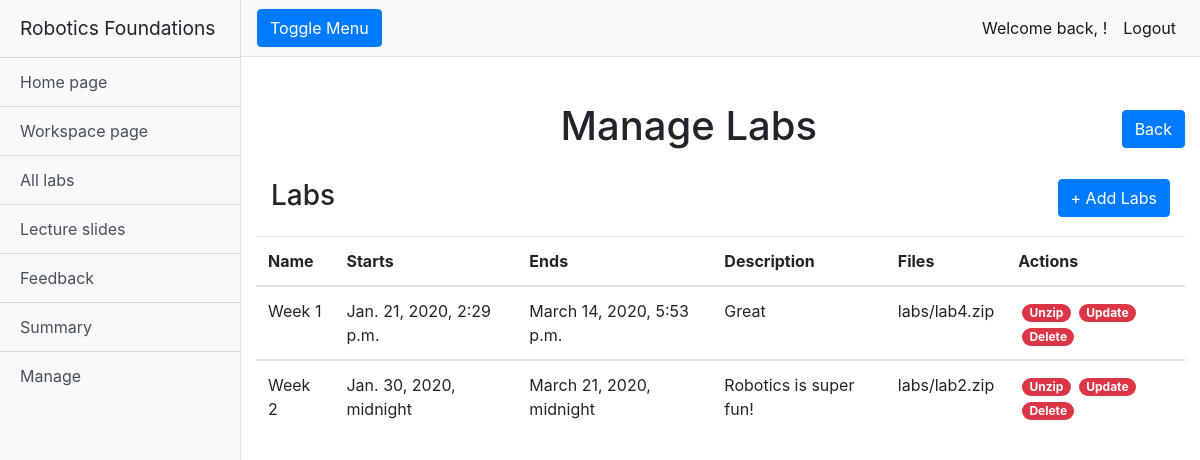
Before: /rfwa/manage_labs/ (signed in) with the older database file.
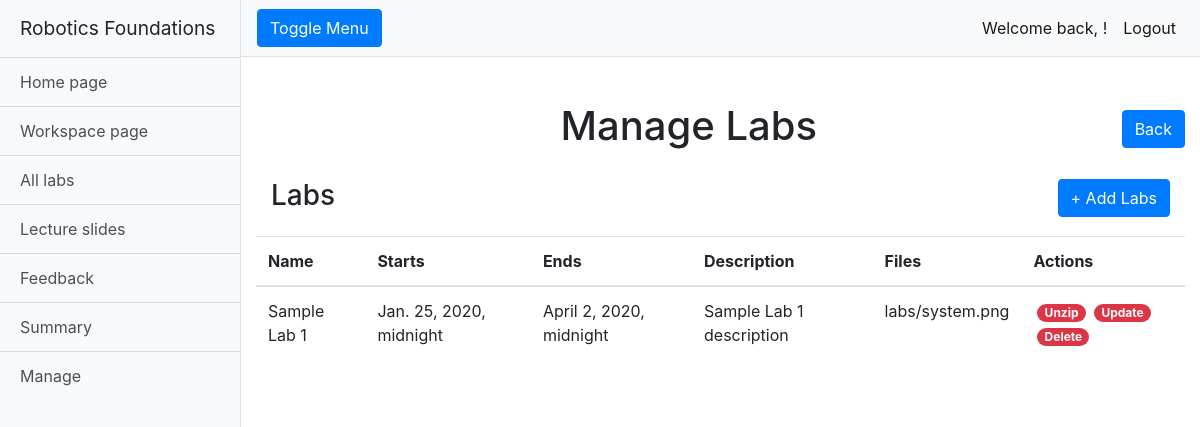
After: the same page with the newer database file.
### rfwa/models.py (models this page shows, shortened)
class Lab(models.Model):
    name = models.CharField(max_length=128)
    description = models.TextField(max_length=2048)
    open_Date = models.DateTimeField(timezone.now())
    close_Date = models.DateTimeField(timezone.now())
    lab_Files = models.FileField(upload_to='labs/')
    slug = models.SlugField(primary_key=True, blank=True)

### rfwa/views.py (the view)
# urls.py: path("manage_labs/", views.manage_labs, name="manage_labs"),
@login_required
def manage_labs(request):
    if request.user.is_superuser:
        labs = Lab.objects.order_by('open_Date')
    return render(request, "rfwa/manage_labs.html", {'labs': labs})

### templates/rfwa/manage_labs.html (shortened to what this page needs)
{% extends "rfwa/base.html" %}
{% load static %}
{% block extra_head %}
<link href="{% static 'css/manage_page.css' %}" rel="stylesheet">
{% endblock %}
{% block body_block %}
{% if user.is_superuser %}
<div class="container-fluid">
    <div class="row">
        <h1 class="col-12 text-center mt-4">Manage Labs <a class="rightside" href="/rfwa/manage/"><button type="button"
                    class="btn btn-primary">Back</button></a></h1>
    </div>
    <div class="table-group">
        <div class="title-group">
            <h1 class="col-12 text-left table-header">Labs
                <a class="rightside" href="{% url 'add_lab'%}"><button type="button" class="btn btn-primary">+ Add
                        Labs</button></a>
            </h1>
        </div>
        <table class="table table-hover">
            {% if labs %}
            <thead>
                <tr>
                    <th scope="col">Name</th>
                    <th scope="col">Starts</th>
                    <th scope="col">Ends</th>
                    <th scope="col">Description</th>
                    <th scope="col">Files</th>
                    <th scope="col">Actions</th>
                </tr>
            </thead>
            {% for lab in labs %}
            <tbody>
                <tr>
                    <td>{{lab.name}}</td>
                    <td>{{lab.open_Date}}</td>
                    <td>{{lab.close_Date}}</td>
                    <td>{{lab.description}}</td>
                    <td>{{lab.lab_Files}}</td>
                    <td>
                        <a class="btn-link text-white badge badge-danger badge-pill ml-1"
                            href="{% url  'unzip_lab' lab.slug %}">Unzip</a>
                        <a class="btn-link text-white badge badge-danger badge-pill ml-1"
                            href="{% url  'update_lab' lab.slug %}">Update</a>
                        <a class="btn-link text-white badge badge-danger badge-pill ml-1"
                            href="{% url  'delete_lab' lab.slug %}">Delete</a>
                    </td>
                </tr>
            </tbody>
            {% endfor %}
            {% else %}
            <h3 class="text-center mt-3">There are no labs uploaded.</h3>
            {% endif %}
        </table>
    </div>
</div>
{% endif %}
{% endblock %}

### templates/rfwa/base.html (shortened to what this page needs)
<!DOCTYPE html>
{% load staticfiles %}
<html lang="en">
<head>
    <link href="{% static 'vendor/bootstrap/css/bootstrap.min.css' %}" rel="stylesheet">
    <link href="{% static 'css/simple-sidebar.css' %}" rel="stylesheet">
    <link href="{% static 'css/override.css' %}" rel="stylesheet">
    {% block extra_head %}
    {% endblock %}
</head>
<body>
    {% if user.is_authenticated %}
    <div class="d-flex" id="wrapper">
        <div class="bg-light border-right" id="sidebar-wrapper">
            <div class="sidebar-heading">
                Robotics Foundations
            </div>
            <div class="list-group list-group-flush">
                {% now 'Y' as current_year %}
                {% now 'm' as current_month %}
                <a href="{% url  'home' current_year current_month %}" class="list-group-item list-group-item-action bg-light">Home page</a>
                <a href="/rfwa/workspace/" class="list-group-item list-group-item-action bg-light">Workspace page</a>
                <a href="/rfwa/alllabs/" class="list-group-item list-group-item-action bg-light">All labs</a>
                <a href="/rfwa/lectureslides/" class="list-group-item list-group-item-action bg-light">Lecture
                    slides</a>
                <a href="/rfwa/feedback/" class="list-group-item list-group-item-action bg-light">Feedback</a>
                <a href="{% url  'summary' user.username %}"
                    class="list-group-item list-group-item-action bg-light">Summary</a>
                {% if user.is_superuser %}
                <a href="/rfwa/manage/" class="list-group-item list-group-item-action bg-light">Manage</a>
                {% endif %}
            </div>
        </div>
        <div id="page-content-wrapper">
            <nav class="navbar navbar-expand-lg navbar-light bg-light border-bottom">
                <button class="btn btn-primary" id="menu-toggle">Toggle Menu</button>
                <div class="collapse navbar-collapse" id="navbarSupportedContent">
                    <ul class="navbar-nav ml-auto mt-2 mt-lg-0">
                        <li class="nav-item active">
                            <a class="nav-link"> Welcome back, {{ user.first_name }}! </a>
                        </li>
                        <li class="nav-item active">
                            <a class="nav-link" href="{% url 'logout' %}">Logout</a>
                        </li>
                    </ul>
                </div>
            </nav>
            {% block body_block %}
            {% endblock %}
        </div>
    </div>
    {% else %}
    <meta http-equiv='refresh' content="0; URL={% url 'login' %}">
    {% endif %}
</body>
</html>

### static/css/simple-sidebar.css (style rules this page uses)
body { overflow-x: hidden; }
#sidebar-wrapper { min-height: 100vh; margin-left: -15rem; -webkit-transition: margin .25s ease-out; -moz-transition: margin .25s ease-out; -o-transition: margin .25s ease-out; transition: margin .25s ease-out; }
#sidebar-wrapper .sidebar-heading { padding: 0.875rem 1.25rem; font-size: 1.2rem; }
#sidebar-wrapper .list-group { width: 15rem; }
#page-content-wrapper { min-width: 100vw; }
@media (min-width: 768px) { #sidebar-wrapper { margin-left: 0; } }
@media (min-width: 768px) { #page-content-wrapper { min-width: 0; width: 100%; } }

### static/css/override.css (style rules this page uses)
.mt-4 { text-align: center; vertical-align: middle; line-height: 90px; }

### static/css/manage_page.css (style rules this page uses)
.title-group { padding-bottom: 15px; }
.table-header { font-size: 1.75rem; }
.rightside { float: right; }

Changed rows visible on the page:
removed Lab: name "Week 1", open_Date "Jan. 21, 2020, 2:29 p.m.", close_Date "March 14, 2020, 5:53 p.m.", description "Great", lab_Files "labs/lab4.zip"
removed Lab: name "Week 2", open_Date "Jan. 30, 2020, midnight", close_Date "March 21, 2020, midnight", description "Robotics is super fun!", lab_Files "labs/lab2.zip"
added Lab: name "Sample Lab 1", open_Date "Jan. 25, 2020, midnight", close_Date "April 2, 2020, midnight", description "Sample Lab 1 description", lab_Files "labs/system.png"
